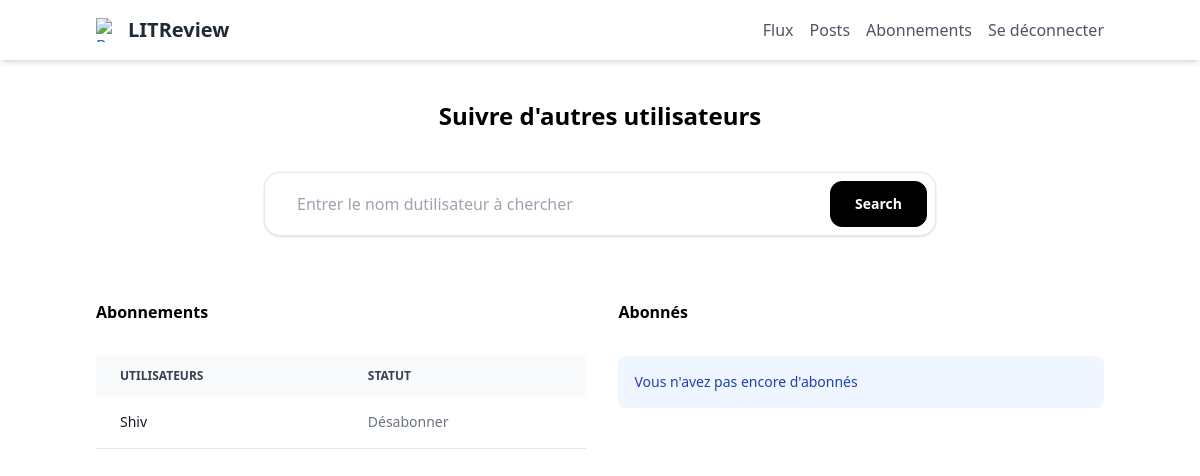
The app's page /follows/ (signed in), older data.
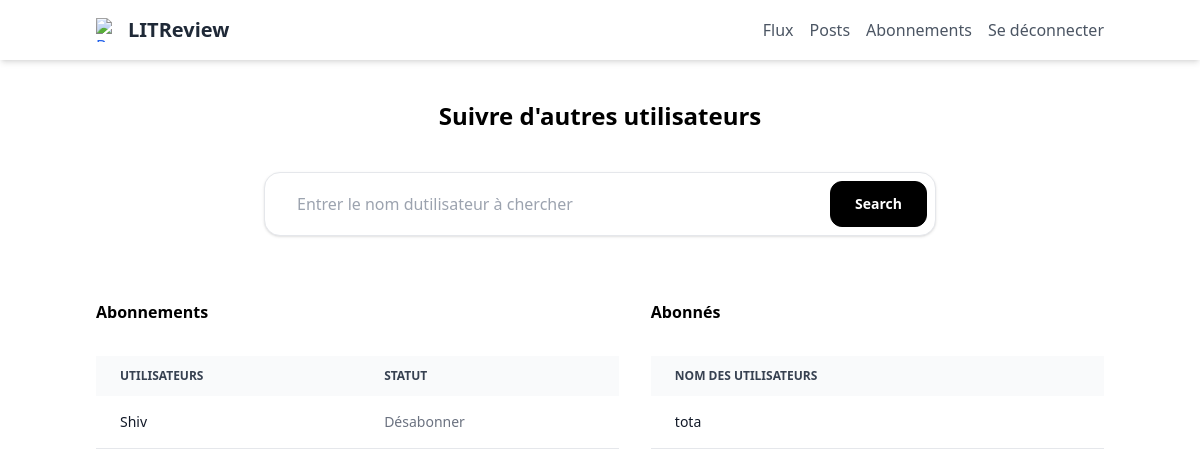
The same page, newer data.
### follower/models.py (models this page shows)
class UserFollows(models.Model):
    user = models.ForeignKey(settings.AUTH_USER_MODEL, on_delete=models.CASCADE,
                             related_name='following')
    followed_user = models.ForeignKey(settings.AUTH_USER_MODEL, on_delete=models.CASCADE,
                                      related_name='followed_by')
    class Meta:
        unique_together = ('user', 'followed_user')

### authentication/models.py (models this page shows)
class User(AbstractUser):
    ROLE_CHOICES = (
        ('user', 'Utilisateur'),
        ('admin', 'Administrateur'),
    )
    role = models.CharField(max_length=10, choices=ROLE_CHOICES, default='user', verbose_name='Rôle')

### follower/views.py (the view, shortened to what this page needs)
# urls.py: path('follows/', follower.views.follows, name='follows'),
@login_required
def follows(request):
    form = forms.UserFollowsForm()
    followers = models.UserFollows.objects.filter(followed_user=request.user)
    follows = models.UserFollows.objects.filter(user=request.user)
    error = None
    context = {
        'form': form,
        'followers': followers,
        'follows': follows,
        'page_name': 'Abonnements',
        'error': error
    }
    return render(request, 'follower/follows.html', context=context)

### follower/forms.py
class UserFollowsForm(forms.Form):
    username = forms.CharField(max_length=100)
    username = forms.CharField(
        max_length=63,
        widget=forms.TextInput(attrs={
            'class': 'px-6 py-2 w-full rounded-md flex-1 outline-none bg-white',
            'placeholder': 'Entrer le nom dutilisateur à chercher'
        })
    )

### follower/templates/follower/follows.html (shortened to what the changed rows need)
{% extends 'base.html' %}
{% load static %}
{% block content %}
<!DOCTYPE html>
<html lang="fr">
<head>
    <script src="https://cdn.tailwindcss.com"></script>
</head>
<body>
    <div class="px-24 h-full">
        <div class="container">
            <h1 class="text-2xl font-bold justify-center mx-auto pt-10 flex justify-center">Suivre d'autres utilisateurs</h3>
                <div class="search-form">
                    <form method="post">
                    <label
                        class="mx-auto mt-10 relative bg-white min-w-sm max-w-2xl flex flex-col md:flex-row items-center justify-center border py-2 px-2 rounded-2xl gap-2 shadow focus-within:border-gray-300"
                        for="search-bar">
                    </label>
                </form>
                </div>
                <div class="grid grid-flow-col grid-rows-2 gap-8  mt-16">
                    <div class="row-span-2">
                        <h2 class="text-1xl font-bold mb-8">Abonnements</h2>
                        {% if follows|length > 0 %}
                        <div class="relative overflow-x-auto ">
                            <table class="w-full text-sm text-left rtl:text-right text-gray-500 dark:text-gray-400 ">
                                <thead class="text-xs text-gray-700 uppercase bg-gray-50 dark:bg-gray-700 dark:text-gray-400">
                                    <tr>
                                        <th scope="col" class="px-6 py-3">
                                            Utilisateurs
                                        </th>
                                        <th scope="col" class="px-6 py-3">
                                            Statut
                                        </th>
                                    </tr>
                                </thead>
                                <tbody>
                                    {% for link in follows %}
                                    <tr class="bg-white border-b dark:bg-gray-800 dark:border-gray-700 border-gray-200">
                                        <th scope="row" class="px-6 py-4 font-medium text-gray-900 whitespace-nowrap dark:text-white">
                                            {{ link.followed_user }}
                                        </th>
                                        <td class="px-6 py-4">
                                            <a href="{% url 'unfollow' link.id %}">
                                                <input type="submit" value="Désabonner">
                                            </a>
                                        </td>
                                    </tr>
                                    {% endfor %}
                                </tbody>
                            </table>
                        </div>
                        {% else %}
                        <p  class="p-4 my-4 text-sm text-blue-800 rounded-lg bg-blue-50 dark:bg-gray-800 dark:text-blue-400" role="alert">Vous n'avez pas encore d'abonnements</p>
                        {% endif %}
                    </div>
                    <div class="row-span-2">
                        <h3 class="text-1xl font-bold mb-8">Abonnés</h3>
                        {% if followers|length > 0 %}
                        <div class="relative overflow-x-auto ">
                            <table class="w-full text-sm text-left rtl:text-right text-gray-500 dark:text-gray-400 ">
                                <thead class="text-xs text-gray-700 uppercase bg-gray-50 dark:bg-gray-700 dark:text-gray-400">
                                    <tr>
                                        <th scope="col" class="px-6 py-3">
                                            Nom des utilisateurs
                                        </th>
                                    </tr>
                                </thead>
                                <tbody>
                                    {% for link in followers %}
                                    <tr class="bg-white border-b dark:bg-gray-800 dark:border-gray-700 border-gray-200">
                                        <th scope="row" class="px-6 py-4 font-medium text-gray-900 whitespace-nowrap dark:text-white">
                                            {{ link.user }}
                                        </th>
                                    </tr>
                                    {% endfor %}
                                </tbody>
                            </table>
                        </div>
                        {% else %}
                        <p  class="p-4 my-4 text-sm text-blue-800 rounded-lg bg-blue-50 dark:bg-gray-800 dark:text-blue-400" role="alert">Vous n'avez pas encore d'abonnés</p>
                        {% endif %}
                    </div>
                  </div>
        </div>
    </div>
</body>
</html>
{% endblock content %}

Row changes from the older to the newer data that the page shows:
added UserFollows: user "tota", shown under "Abonnés"
Text that changed along with them:
text no longer shown: "Vous n'avez pas encore d'abonnés"
text now shown: "NOM DES UTILISATEURS"
